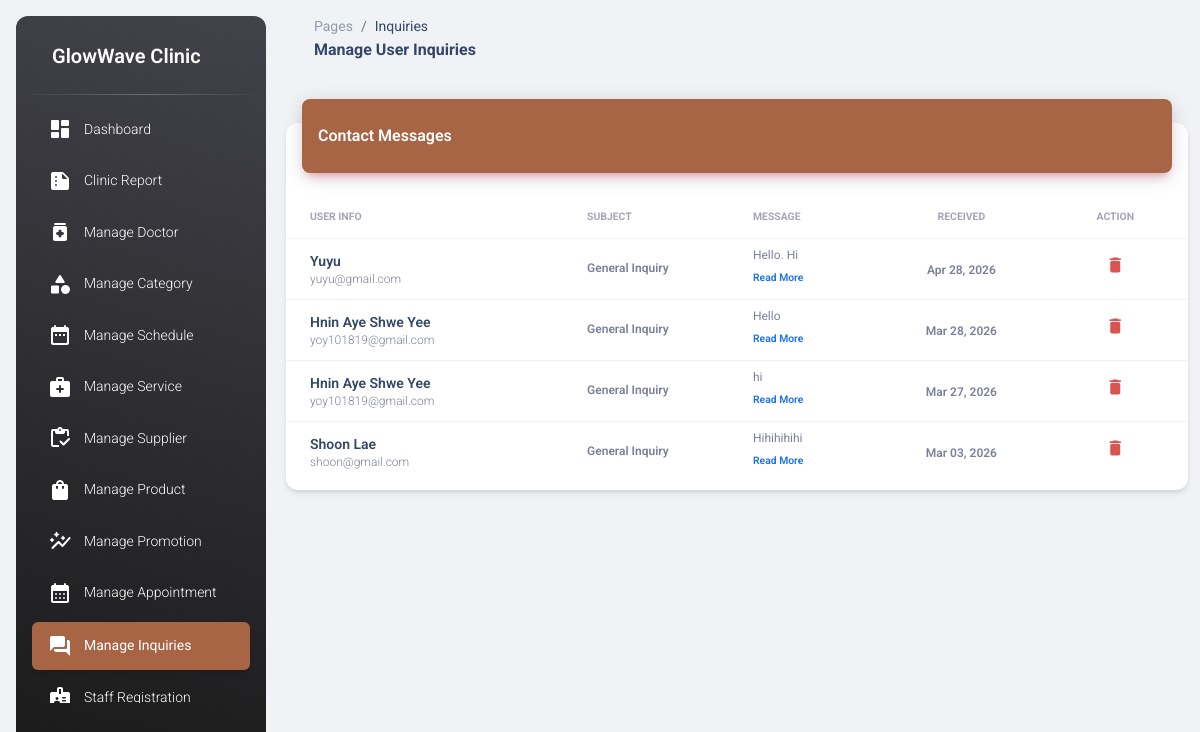
Screenshot of /pages/Contact_Manage.php (signed in) with the database file from the repository.
### tables this page shows
CREATE TABLE `contact_messages` (
  `contactID` int(11) NOT NULL,
  `name` varchar(100) NOT NULL,
  `email` varchar(100) NOT NULL,
  `subject` varchar(200) DEFAULT NULL,
  `message` text NOT NULL,
  `submitted_at` datetime DEFAULT current_timestamp(),
  `status` enum('New','Read','Replied') DEFAULT 'New'
);

### pages/Contact_Manage.php (the view, shortened to what this page needs)
<?php
include('connect.php');
?>
<!DOCTYPE html>
<html lang="en">
<head>
  <link id="pagestyle" href="../assets/css/material-dashboard.css?v=3.1.0" rel="stylesheet" />
</head>
<body class="g-sidenav-show bg-gray-200">
<aside class="sidenav navbar navbar-vertical navbar-expand-xs border-0 border-radius-xl my-3 fixed-start ms-3 bg-gradient-dark" id="sidenav-main">
    <div class="sidenav-header">
        <div class="navbar-brand m-0">
            <span class="ms-1 font-weight-bold text-white" style="font-size: 20px;">GlowWave Clinic</span>
        </div>
    </div>
    <hr class="horizontal light mt-0 mb-2">
    <div class="collapse navbar-collapse w-auto" id="sidenav-collapse-main">
        <ul class="navbar-nav">
            <li class="nav-item">
                <a class="nav-link text-white" href="../pages/dashboard.php">
                    <div class="text-white text-center me-2 d-flex align-items-center justify-content-center">
                        <i class="material-icons-round opacity-10">dashboard</i>
                    </div>
                    <span class="nav-link-text ms-1">Dashboard</span>
                </a>
            </li>
            <li class="nav-item">
                <a class="nav-link text-white" href="../pages/Report_Revenue.php">
                    <div class="text-white text-center me-2 d-flex align-items-center justify-content-center">
                        <i class="material-icons-round opacity-10">summarize</i>
                    </div>
                    <span class="nav-link-text ms-1">Clinic Report</span>
                </a>
            </li>
            <li class="nav-item">
                <a class="nav-link text-white" href="../pages/Doctor_Entry.php">
                    <div class="text-white text-center me-2 d-flex align-items-center justify-content-center">
                        <i class="material-icons-round opacity-10">medication</i>
                    </div>
                    <span class="nav-link-text ms-1">Manage Doctor</span>
                </a>
            </li>
            <li class="nav-item">
                <a class="nav-link text-white" href="../pages/Category_Entry.php">
                    <div class="text-white text-center me-2 d-flex align-items-center justify-content-center">
                        <i class="material-icons-round opacity-10">category</i>
                    </div>
                    <span class="nav-link-text ms-1">Manage Category</span>
                </a>
            </li>
            <li class="nav-item">
                <a class="nav-link text-white" href="../pages/Schedule_Entry.php">
                    <div class="text-white text-center me-2 d-flex align-items-center justify-content-center">
                        <i class="material-icons-round opacity-10">date_range</i>
                    </div>
                    <span class="nav-link-text ms-1">Manage Schedule</span>
                </a>
            </li>
            <li class="nav-item">
                <a class="nav-link text-white" href="../pages/Treatment_Entry.php">
                    <div class="text-white text-center me-2 d-flex align-items-center justify-content-center">
                        <i class="material-icons-round opacity-10">medical_services</i>
                    </div>
                    <span class="nav-link-text ms-1">Manage Service</span>
                </a>
            </li>
            <li class="nav-item">
                <a class="nav-link text-white" href="../pages/Supplier_Entry.php">
                    <div class="text-white text-center me-2 d-flex align-items-center justify-content-center">
                        <i class="material-icons-round opacity-10">inventory</i>
                    </div>
                    <span class="nav-link-text ms-1">Manage Supplier</span>
                </a>
            </li>
            <li class="nav-item">
                <a class="nav-link text-white" href="../pages/Product_Entry.php">
                    <div class="text-white text-center me-2 d-flex align-items-center justify-content-center">
                        <i class="material-icons-round opacity-10">shopping_bag</i>
                    </div>
                    <span class="nav-link-text ms-1">Manage Product</span>
                </a>
            </li>
            <li class="nav-item">
                <a class="nav-link text-white" href="../pages/Promotion_Entry.php">
                    <div class="text-white text-center me-2 d-flex align-items-center justify-content-center">
                        <i class="material-icons-round opacity-10">auto_graph</i>
                    </div>
                    <span class="nav-link-text ms-1">Manage Promotion</span>
                </a>
            </li>
            <li class="nav-item">
                <a class="nav-link text-white" href="../pages/Appointment_Manage.php">
                    <div class="text-white text-center me-2 d-flex align-items-center justify-content-center">
                        <i class="material-icons-round opacity-10">calendar_month</i>
                    </div>
                    <span class="nav-link-text ms-1">Manage Appointment</span>
                </a>
            </li>
            <li class="nav-item">
                <a class="nav-link text-white active bg-custom-brown" href="../pages/Contact_Manage.php">
                    <div class="text-white text-center me-2 d-flex align-items-center justify-content-center">
                        <i class="material-icons-round opacity-10">forum</i>
                    </div>
                    <span class="nav-link-text ms-1">Manage Inquiries</span>
                </a>
            </li>
            <li class="nav-item">
                <a class="nav-link text-white" href="../pages/sign-up.php">
                    <div class="text-white text-center me-2 d-flex align-items-center justify-content-center">
                        <i class="material-icons-round opacity-10">badge</i>
                    </div>
                    <span class="nav-link-text ms-1">Staff Registration</span>
                </a>
            </li>
        </ul>
    </div>
</aside>
  <main class="main-content position-relative max-height-vh-100 h-100 border-radius-lg">
    <nav class="navbar navbar-main navbar-expand-lg px-0 mx-4 shadow-none border-radius-xl" id="navbarBlur" data-scroll="true">
      <div class="container-fluid py-1 px-3">
        <nav aria-label="breadcrumb">
          <ol class="breadcrumb bg-transparent mb-0 pb-0 pt-1 px-0 me-sm-6 me-5">
            <li class="breadcrumb-item text-sm"><a class="opacity-5 text-dark" href="javascript:;">Pages</a></li>
            <li class="breadcrumb-item text-sm text-dark active" aria-current="page">Inquiries</li>
          </ol>
          <h6 class="font-weight-bolder mb-0">Manage User Inquiries</h6>
        </nav>
      </div>
    </nav>
    <div class="container-fluid py-4">
      <div class="card my-4">
        <div class="card-header p-0 position-relative mt-n4 mx-3 z-index-2">
          <div class="bg-custom-brown shadow-primary border-radius-lg pt-4 pb-3">
            <h6 class="text-white ps-3">Contact Messages</h6>
          </div>
        </div>
        <div class="card-body px-0 pb-2">
          <div class="table-responsive p-0">
            <table class="table align-items-center mb-0">
              <thead>
                <tr>
                  <th class="text-uppercase text-secondary text-xxs font-weight-bolder opacity-7">User Info</th>
                  <th class="text-uppercase text-secondary text-xxs font-weight-bolder opacity-7 ps-2">Subject</th>
                  <th class="text-uppercase text-secondary text-xxs font-weight-bolder opacity-7 ps-2">Message</th>
                  <th class="text-center text-uppercase text-secondary text-xxs font-weight-bolder opacity-7">Received</th>
                  <th class="text-center text-uppercase text-secondary text-xxs font-weight-bolder opacity-7">Action</th>
                </tr>
              </thead>
              <tbody>
                <?php
                $res = mysqli_query($connect, "SELECT * FROM contact_messages ORDER BY contactID DESC");
                if(mysqli_num_rows($res) > 0) {
                  while($row = mysqli_fetch_assoc($res)) {
                    $msg = htmlspecialchars($row['message']);
                ?>
                <tr>
                  <td>
                    <div class="d-flex px-3 py-1">
                      <div class="d-flex flex-column justify-content-center">
                        <h6 class="mb-0 text-sm"><?= htmlspecialchars($row['name']) ?></h6>
                        <p class="text-xs text-secondary mb-0"><?= htmlspecialchars($row['email']) ?></p>
                      </div>
                    </div>
                  </td>
                  <td><p class="text-xs font-weight-bold mb-0"><?= htmlspecialchars($row['subject']) ?></p></td>
                  <td>
                    <span class="text-xs text-secondary message-truncate"><?= $msg ?></span>
                    <a href="javascript:;" class="text-info text-xxs font-weight-bold"
                       data-bs-toggle="modal" data-bs-target="#viewMsg<?= $row['contactID'] ?>">Read More</a>
                  </td>
                  <td class="align-middle text-center">
                    <span class="text-secondary text-xs font-weight-bold"><?= date('M d, Y', strtotime($row['submitted_at'])) ?></span>
                  </td>
                  <td class="align-middle text-center">
                    <a href="Contact_Manage.php?delete_id=<?= $row['contactID'] ?>"
                       onclick="return confirm('Delete this inquiry?');" class="btn-delete">
                      <i class="material-icons">delete</i>
                    </a>
                  </td>
                </tr>
                <?php } } else { ?>
                  <tr><td colspan="5" class="text-center py-4">No inquiries found.</td></tr>
                <?php } ?>
              </tbody>
            </table>
          </div>
        </div>
      </div>
    </div>
  </main>
</body>
</html>

### pages/Contact_Manage.php (style rules this page uses)
:root { --primary-brown: #A76545; }
.bg-custom-brown { background-color: var(--primary-brown) !important; }
.btn-delete { color: #d9534f; cursor: pointer; transition: 0.3s; border: none; background: none; }
.message-truncate { max-width: 200px; white-space: nowrap; overflow: hidden; text-overflow: ellipsis; display: block; }

### rows the page displays
contact_messages: name "Yuyu", email "yuyu@gmail.com", subject "General Inquiry", message "Hello. Hi", submitted_at "Apr 28, 2026"
contact_messages: name "Hnin Aye Shwe Yee", email "yoy101819@gmail.com", subject "General Inquiry", message "Hello", submitted_at "Mar 28, 2026"
contact_messages: name "Hnin Aye Shwe Yee", email "yoy101819@gmail.com", subject "General Inquiry", message "hi", submitted_at "Mar 27, 2026"
contact_messages: name "Shoon Lae", email "shoon@gmail.com", subject "General Inquiry", message "Hihihihihi", submitted_at "Mar 03, 2026"
